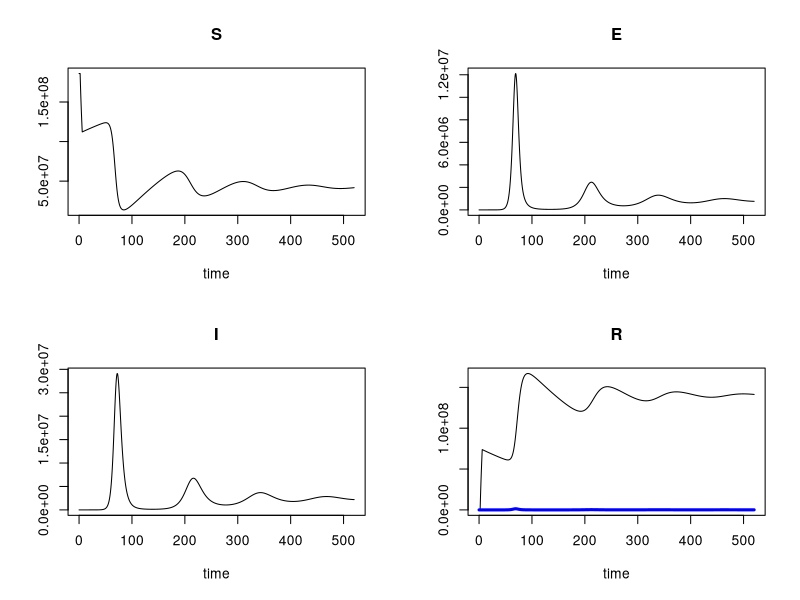
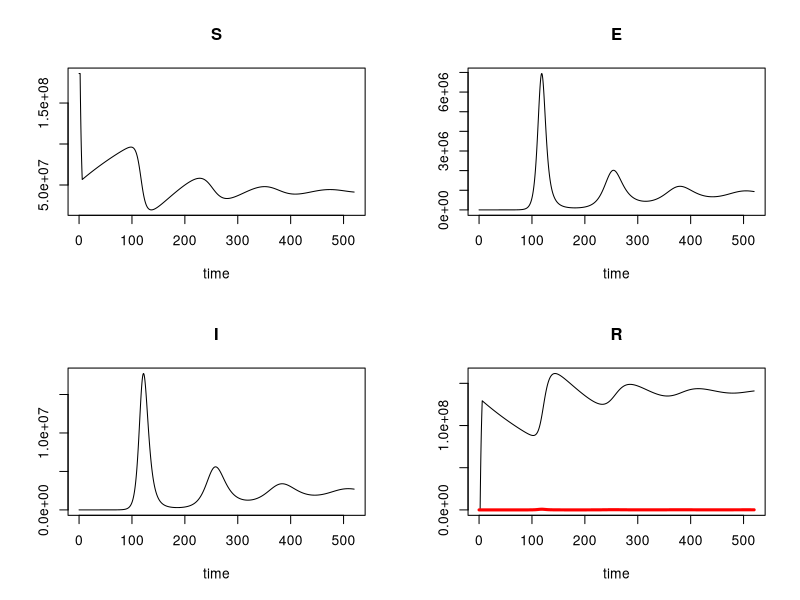
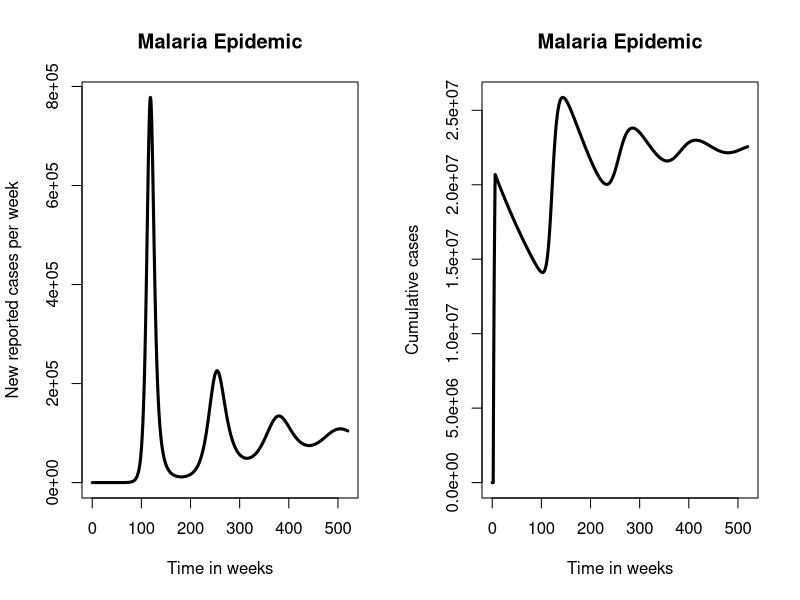

The R script that drew these images, in order:
#MALARIA MODEL R CODE 18 MARCH 2018
version # version.string R version 3.4.2 (2017-09-28) #nickname       Short Summer


#CLEAR WORKSPACE
rm(list=ls())

#LOAD REQUIRED LIBRARIES
library(deSolve)
library(ggplot2)

#MODEL TIME PERIOD = 10 (in years)
period <- 520 #weeks
times <- seq(0, period, by = (1/7)) # in weeks, by 1 day intervals

bednet <- c(0.35,0.8)
vaccines <- c(0.4,0.7)
colorvec <- c("blue", "red")

for (i in 1:2) {
  
#MODEL PARAMETERS
parameters <- c(mui=(1/(54*52)),  # birth rate (1/life expectancy)
                muo=(1/(54*52)),  # death rate (1/life expectancy)
                R0=4.4,              # basic reproduction number
                omega=(1/(5*52)),    # rate of loss of immunity = 1/(average duration of immunity)
                gamma=7/10,          # rate of movement from latent to infectious stage = 1/(average latent period)
                nui=35*7/1000,       # rate of recovery = 1/(average duration of infection)
                report=16/100,       # proportion of all infections that are reported
                amp=0,               # relative amplitude of seasonal forcing
                phi=30,               # week of peak in seasonal forcing
                
                week_net = 1,        #week of commencing intervention (ITNs)
                net_cov = .80,        #ITN coverage
                #net_eff = .50,        #ITN efficacy in reducing malaria
                net_eff = bednet[i],
                #vac_cov_i = 0.5,     # coverage of vaccine campaign
                vac_cov_i = vaccines[i],
                campaignweeks = 4   # time taken to reach target coverage
)

# MODEL INITIAL CONDITIONS
initP<-186000000 # population size
initE<-1 # Exposed
initI<-0 # Infectious
initR<-0 # Recovered

#INITIAL SUSCEPTIBLE COMPARTMENT
initS<-initP-initE-initI-initR # Susceptible (non-immune)

#DEFINE THE MODEL COMPARTMENTS
state <- c(S = initS, E=initE, I = initI,R = initR)

# MODEL FUNCTION, TO SOLVE THE EQUATIONS
malaria<-function(t, state, parameters) 
{
  with(as.list(c(state, parameters)),
       {
         
         # DEFINE VARIABLES
         P <- (S+E+I+R)
         seas<-1+amp*cos(2*pi*(t-phi)/52)
         beta<-R0*(muo+nui)*(gamma+muo)/gamma
         
         net_cov <- (t>=(0 +week_net))*net_cov
         bednet <- (1-net_eff*net_cov)
         
         vac_rate <- (-log(1-vac_cov_i)/campaignweeks)
         vaccinate <- (t>=(1 +week_net))*(t<=1 +week_net+campaignweeks)*vac_rate
         
         lam <- beta*seas*I/P
         
         # RATE OF CHANGE
         dS <- mui*P-muo*S-lam*S+omega*R-vaccinate*S
         dE <- -muo*E+lam*S-gamma*E
         dI <- -muo*I+gamma*E-nui*I
         dR <- -muo*R+nui*I-omega*R+vaccinate*S
         
         # RETURN THE RATE OF CHANGE
         list(c(dS, dE, dI, dR))
       }
  ) 
  
}

#MODEL OUTPUT
# run the model
out <- ode(y = state, times = times, func = malaria, parms = parameters)
# a simple plot of the model output
plot(out)

# MORE MODEL OUTPUTS
# total population
pop<-out[,"S"]+out[,"E"]+out[,"I"]+out[,"R"]
# weekly incidence
inc <- parameters["report"]*parameters["gamma"]*out[,"E"]


time <-out[,"time"]

# label the axes  # make a new panel
lines(time,col = colorvec[i],inc,type='l',lwd=3,main = "Malaria Epidemic",
      xlab = "Time in weeks",ylab="New reported cases per week")
# plot the data with the model output
}

par(mfrow=c(1,2))
plot(time,inc,type='l',lwd=3,main = "Malaria Epidemic",xlab = "Time in weeks",ylab="New reported cases per week")

# plot cumulative reports
cumulativereports<- parameters["report"]*out[,"R"]
plot(time,cumulativereports,type='l',lwd=3,main = "Malaria Epidemic",xlab = "Time in weeks",ylab="Cumulative cases") 
